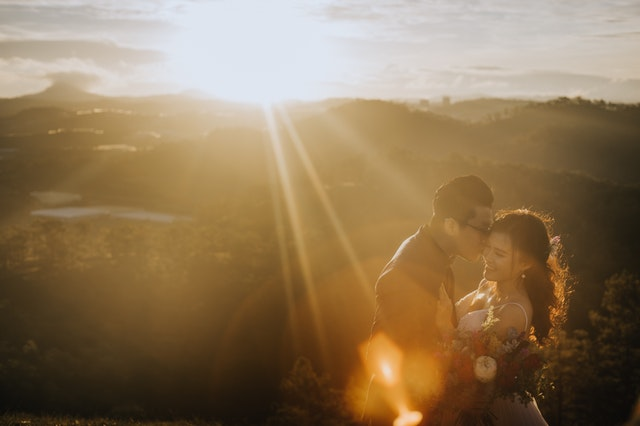
#> input picture Programas/Imagenes/luz.jpg, 640 x 426 px
$ python Practica34.py
#> lines starting #> are read from the running program, lines starting #| are printed output that depends on the picture
# Importamos las librerias
import cv2
import matplotlib.pyplot as plt
import numpy as np

# Seleccionamos la imagen a tratar
img = cv2.imread("Imagenes/luz.jpg",0)
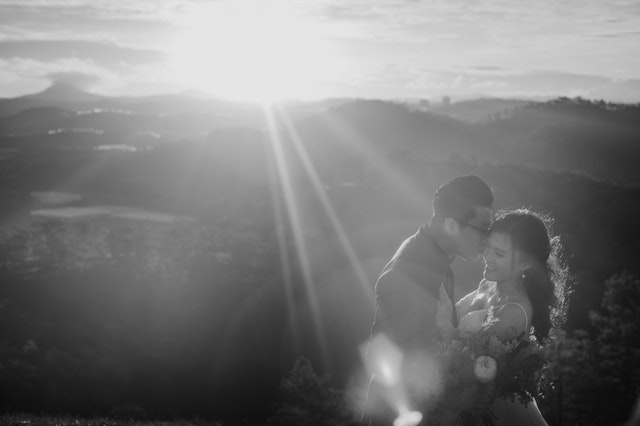
#> img: shape (426, 640); min 9, max 230, mean 121.5
cv2.imshow("Imagen original",img)

# Obtenemos el histograma
ax=plt.hist(img.ravel(), bins=256)
plt.title("Imagen original")
plt.show()
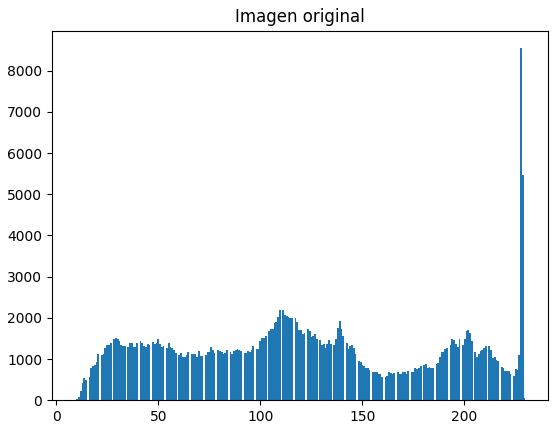
#> figure drawn by matplotlib, 1 panel; tallest bar 8548 high, from x = 227.4 to 228.3

# Declaramos y hacemos uso del algoritmo CLAHE
alg_clahe = cv2.createCLAHE(clipLimit=3.0, tileGridSize = (8,8))
img_clahe = alg_clahe.apply(img)
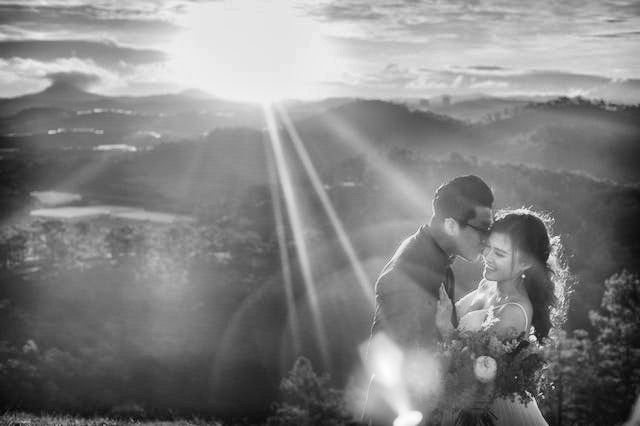
#> img_clahe: shape (426, 640); min 6, max 254, mean 129.9

# Mostramos las imagenes
cv2.imshow("Imagen CLAHE",img_clahe)
ax = plt.hist(img_clahe.ravel(), bins=256)
plt.title("Imagen despues del CLAHE")
plt.show()
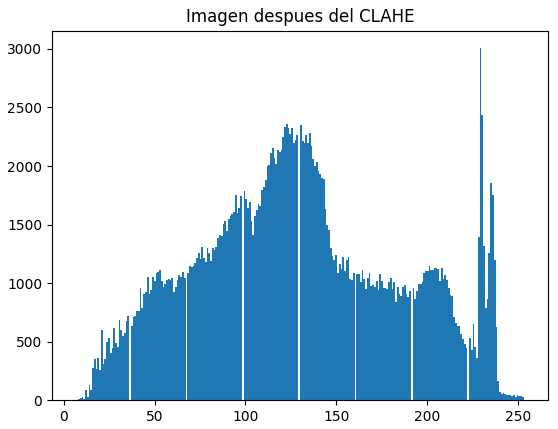
#> figure drawn by matplotlib, 1 panel; tallest bar 3006 high, from x = 228.8 to 229.8

$ run again, with Programas/Imagenes/cebra.jpg copied over Programas/Imagenes/luz.jpg
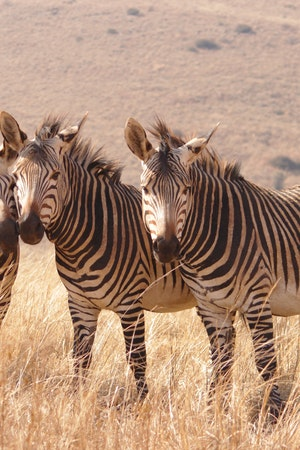
#> input picture Programas/Imagenes/cebra.jpg, 300 x 450 px
#> `img_clahe = alg_clahe.apply(img)`:
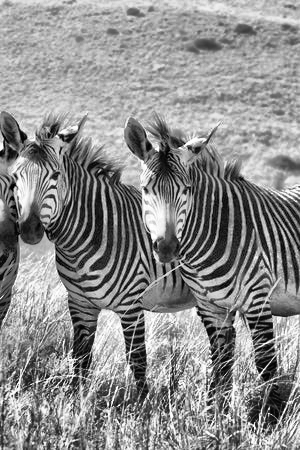
#> img_clahe: shape (450, 300); min 0, max 255, mean 140.4
#> `plt.show()`:
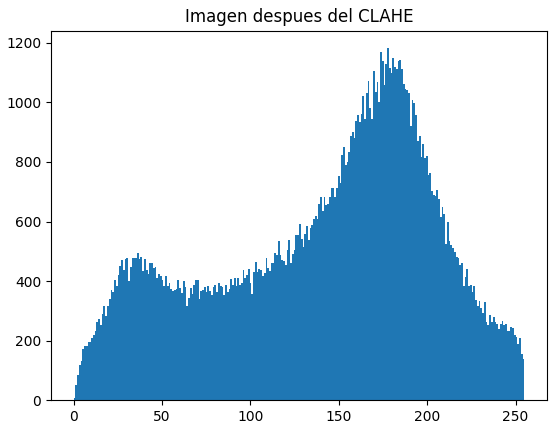
#> figure drawn by matplotlib, 1 panel; tallest bar 1182 high, from x = 177.3 to 178.3
